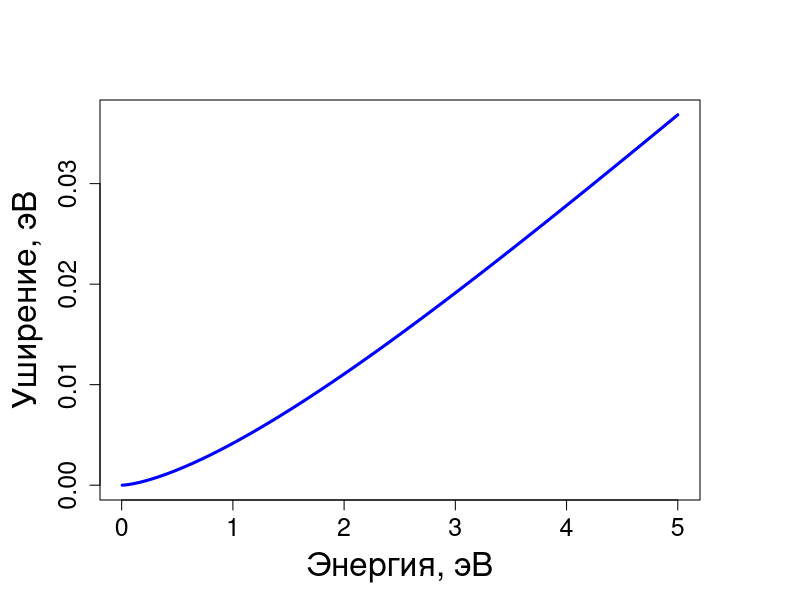
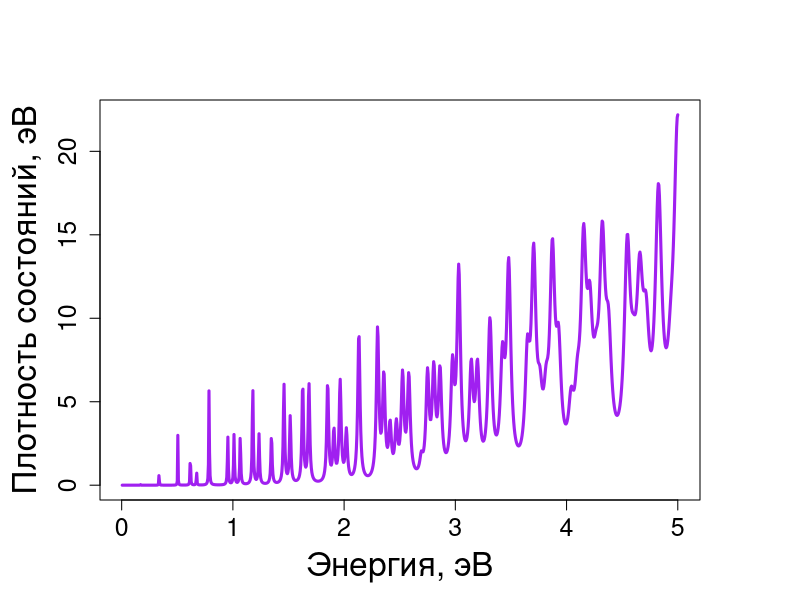
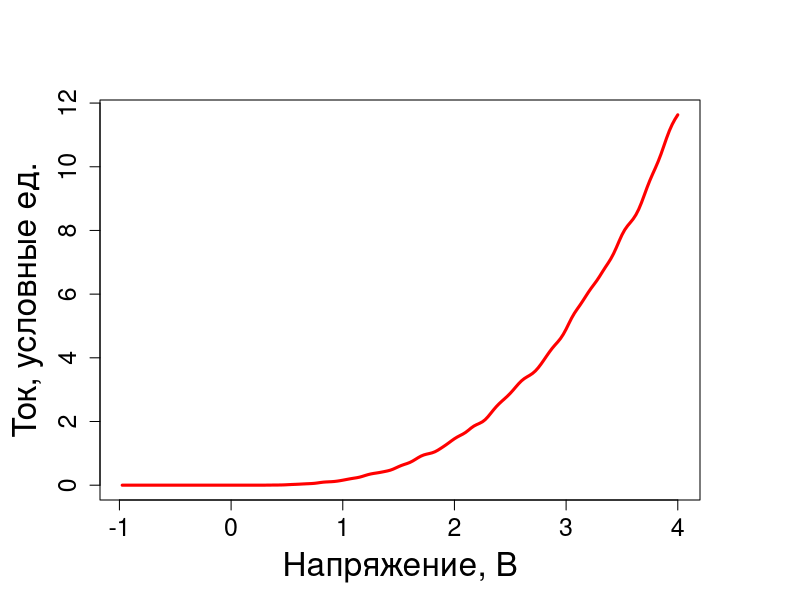

These charts were generated, in order, by the following R code:
# Моделирование ВАХ прямоугольных КТ

# Параметры, которые надо задавать

h2m0 <- 0.0762 # eV*nm^2
me <- 0.067 
w <- 1 # nm
H <- 4 # eV
Emin <- 0 # eV
Emax <- 5 # eV
Npoints <- 1000
dE <- (Emax-Emin)/Npoints
Epoints <- Emin + (1:Npoints)*dE
nmax <- 10 # сколько уровней энергии мы учитываем по каждой координате

# Температура
kT <- 0.026 # eV

fermi <- function(E){1/(1+exp(E/kT))}

# Размеры КТ (будут меняться)
a <- 10 #nm
b <- 10 #nm
cc <- 10 #nm

d <- a+2*w

# Уширение по энергии
p <- me/h2m0*H*w
K <- h2m0/2/me
k <- function(E){sqrt(E/K)}
broadening <- function(E){K*k(E)^3/((k(E)^2+2*p^2)*d)}

gamma_points <- broadening(Epoints)

par(mar = c(5, 5, 5, 5))
plot(Epoints, gamma_points, type = "l", col = "blue", xlab = "Энергия, эВ", ylab = "Уширение, эВ", lwd = 3, cex.lab = 2, cex.axis = 1.5)

write.table(data.frame(Epoints, gamma_points), "Gamma_vs_E.dat", row.names = FALSE, col.names = FALSE)

# Вычисление плотности состояний
En <- function(nx, ny, nz){pi^2*K * (nx^2/a^2 + ny^2/b^2 + nz^2/cc^2)}

Dpoints <- rep(0, Npoints)
for(nE in 1:Npoints){
	result <- 0
	for(nx in 1:nmax){
	for(ny in 1:nmax){
	for(nz in 1:nmax){
		result <- result + gamma_points[nE]^2/(gamma_points[nE]^2 + (Epoints[nE]-En(nx,ny,nz))^2)
	}
	}
	}
	Dpoints[nE] <- result
}

par(mar = c(5, 5, 5, 5))
plot(Epoints, Dpoints, type = "l", col = "purple", xlab = "Энергия, эВ", ylab = "Плотность состояний, эВ", lwd = 3, cex.lab = 2, cex.axis = 1.5)

write.table(data.frame(Epoints, Dpoints), "DensityOfStates_vs_E.dat", row.names = FALSE, col.names = FALSE)

# Окончательное выражение для ВАХ
current <- function(voltage){
	V <- voltage
	sum(Dpoints*(fermi(Epoints-V)-fermi(Epoints)))*dE
}

NV <- 200
Vmin <- -1
Vmax <- 4
dV <- (Vmax-Vmin)/NV
Vn <- Vmin + (1:NV)*dV
In <- Vn

for(nV in 1:NV){
	In[nV] <- current(Vn[nV])
}

par(mar = c(5, 5, 5, 5))
plot(Vn, In, type = "l", col = "red", xlab = "Напряжение, В", ylab = "Ток, условные ед.", lwd = 3, cex.lab = 2, cex.axis = 1.5)

write.table(data.frame(Vn, In), "Current_vs_Voltage.dat", row.names = FALSE, col.names = FALSE)
